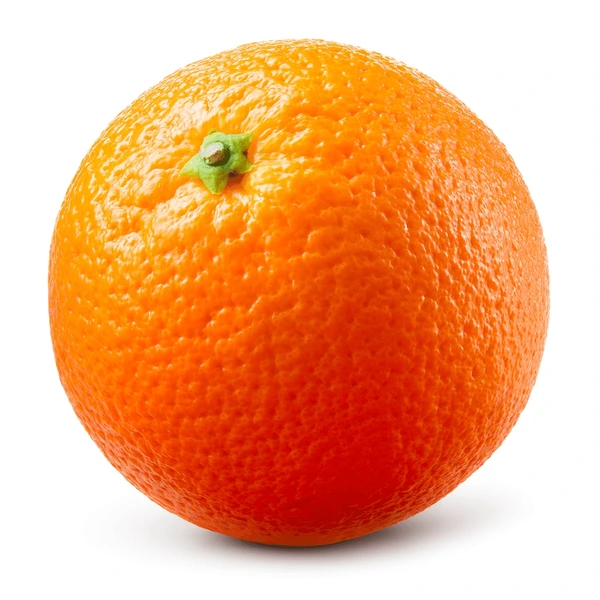
#> input picture photo.webp, 600 x 600 px
$ jupyter execute 'D1. Сжатие изображений с помощью SVD (1).ipynb'
#> lines starting #> are read from the running program, lines starting #| are printed output that depends on the picture; long printed decimals are rounded
# Задание: Сжатие изображений с помощью SVD (Singular Value Decomposition)

## 1. Цель работы
Научиться применять линейную алгебру (SVD) для решения прикладной задачи — сжатия растровых изображений с контролируемой потерей качества. Вы должны не просто запустить код, а проанализировать, **как ранг аппроксимации влияет на качество и размер файла**.

## 2. Теоретическая справка (кратко)
Любую матрицу $A $ размером $m \times n $ можно разложить на три матрицы:
$
A = U \cdot \Sigma \cdot V^T
$
Где:
- $U $ — ортогональная матрица размера $m \times m $ (левые сингулярные векторы).
- $\Sigma $ — диагональная матрица размера $m \times n $, на диагонали которой стоят сингулярные числа $\sigma_1 \ge \sigma_2 \ge ... \ge \sigma_k $.
- $V^T $ — ортогональная матрица размера $n \times n $ (правые сингулярные векторы).

**Идея сжатия:** Если оставить только первые $r $ сингулярных чисел (и соответствующие столбцы U и V), мы получим матрицу $A_r $, которая является наилучшим приближением $A $ среди всех матриц ранга $r $ (в смысле нормы Фробениуса).

## 3. Техническое задание (Пошаговый план)

### Часть А. Загрузка и подготовка данных (Базовый уровень)
1. **Выбор изображения:**
   - Загрузите любую картинку (можно стандартный `lena` или `peppers`, либо свою фотографию).
   - *Усложнение:* Картинка должна быть цветной, размером не менее 300x300 пикселей.
2. **Чтение файла:**
   - Используйте `PIL.Image.open()` или `matplotlib.image.imread()`.
3. **Преобразование в массив:**
   - Переведите картинку в формат `numpy.ndarray`.
4. **Работа с цветом (выбор стратегии):**
   - *Вариант А (простой):* Переведите изображение в градации серого (одноканальное) с помощью `.convert('L')` или формулы `Gray = 0.299*R + 0.587*G + 0.114*B`. Тогда у вас будет одна матрица $A $ размером $height \times width $.
   - *Вариант Б (продвинутый):* Оставьте 3 цветовых канала (RGB). Примените SVD отдельно к матрице **каждого** канала (Red, Green, Blue). Затем соберите их обратно.

### Часть Б. Применение SVD и восстановление
1. **Разложение:**
   - Используйте функцию `np.linalg.svd(матрица, full_matrices=False)`.
   - *Внимание:* Параметр `full_matrices=False` важен для экономии памяти, иначе матрица $U $ получится слишком большой.
2. **Сжатие (аппроксимация) для разных рангов:**
   - Восстановите изображение, используя только `r` сингулярных чисел.
   - Обязательные значения `r`: **[1, 5, 10, 30, 100, min(shape)]** (где последнее — полное восстановление без потерь).
   - Формула восстановления:
     $
     A_{approx} = U[:, :r] \cdot diag(\Sigma[:r]) \cdot V[:r, :]^T
     $
   - *Подсказка:* `np.diag(s[:r])` создаст диагональную матрицу, но для ускорения лучше использовать `(U[:, :r] * s[:r]) @ V[:r, :]`.

### Часть В. Визуализация результатов
- Создайте один большой график (subplot) размером 2x3 или 3x2.
- На каждом подграфике отобразите восстановленное изображение.
- **Подпишите** каждый подграфик строкой: `"Ранг = r, Сжатие в X раз"`.
- Оригинальное изображение выведите отдельно (или как самый последний график).

### Часть Г. Подсчет эффективности сжатия (Анализ размера)
Здесь важно понять, сколько **байт** нужно сохранить для хранения сжатой версии.
- Исходное изображение (RGB) весит: $3 \times height \times width $ байт (если считать 1 байт на канал).
- Сжатая версия хранится в виде трех матриц: $U_r $, $\Sigma_r $, $V^T_r $.
- Размер хранения:
  - $U_r $: $height \times r $ чисел.
  - $\Sigma_r $: $r $ чисел (диагональ).
  - $V^T_r $: $r \times width $ чисел.
- **Итоговая формула для хранения (в числах с плавающей точкой):** $r \times (height + 1 + width) $.
  - *Для цветной картинки:* умножьте это на 3 (по количеству каналов).
- **Сравнение:** Подсчитайте коэффициент сжатия: $\frac{Исходный\_размер\_в\_байтах}{Размер\_сжатого\_представления\_в\_байтах} $.
  - *Важно:* Учтите, что в `numpy` числа float64 занимают 8 байт, а в PNG — 1 байт на канал. Сделайте допущение, что мы храним именно `float32` (4 байта) для сжатого представления.

---

## 4. Обязательная часть: Автоматическая проверка (Self-Check)

Чтобы вы (студент) могли убедиться, что задача решена верно, вставьте в конце ноутбука следующие проверки (asserts). **Преподаватель будет смотреть на прохождение этих проверок.**

```python
# ---------- БЛОК АВТОПРОВЕРКИ (НЕ РЕДАКТИРОВАТЬ) ----------
# Предполагается, что у вас есть переменные:
# original_shape = (h, w, c) или (h, w)
# list_of_ranks = [1, 5, 10, 30, 100, ...]
# approximations = список восстановленных массивов (numpy) для каждого ранга

# 1. Проверка размерностей
for i, r in enumerate(list_of_ranks):
    assert approximations[i].shape == original_shape, f"Ошибка: размерность для ранга {r} не совпадает с исходной"

# 2. Проверка, что значения не выходят за пределы 0-255 (для RGB/серого)
for i, r in enumerate(list_of_ranks):
    arr = approximations[i]
    if arr.dtype != np.uint8:
        arr = np.clip(arr, 0, 255) # Если float, то проверяем диапазон
    assert arr.max() <= 255.1, f"Значения превышают 255 для ранга {r}"
    assert arr.min() >= -0.1, f"Значения меньше 0 для ранга {r}"

# 3. Проверка, что с ростом ранга ошибка уменьшается (метрика MSE)
from sklearn.metrics import mean_squared_error
mse_list = []
for i in range(len(approximations)):
    # Если цветная, считаем MSE по всем каналам
    mse = mean_squared_error(original_flat, approximations[i].flatten())
    mse_list.append(mse)

# Проверяем монотонность (MSE должен падать, так как мы добавляем сингулярные числа)
for i in range(1, len(mse_list)):
    assert mse_list[i] <= mse_list[i-1] + 1e-6, f"MSE не уменьшается между рангами {list_of_ranks[i-1]} и {list_of_ranks[i]}"

print("✅ Все автоматические проверки пройдены. Задание выполнено корректно!")
```

---

## 5. Критерии оценки (Для преподавателя)

*Максимум: 10 баллов.*

1. **Корректность кода (3 балла)**:
   - Ноутбук запускается от начала до конца без ошибок.
   - Все блоки автопроверки (Assertions) проходят успешно.
2. **Качество визуализации (2 балла)**:
   - Выведены все 6 графиков с подписями.
   - Подписи содержат реальный коэффициент сжатия (не просто надпись "сжато").
3. **Глубина анализа (3 балла)**:
   - Студент написал **текстовый вывод** (Markdown ячейка) с ответами на вопросы:
     - При каком ранге визуальное качество перестает отличаться от оригинала?
     - Для какого ранга достигается сжатие в 10 раз?
     - Почему для темных/светлых участков ошибка разная?
4. **Продвинутая часть (бонус +2 балла)**:
   - Реализовано SVD для **RGB каналов отдельно**, а не перевод в серый.
   - Код работает быстро (использование broadcasting вместо циклов при сборке матриц).

---

## 6. Полезные функции и библиотеки (шпаргалка)

```python
import numpy as np
import matplotlib.pyplot as plt
from PIL import Image
from sklearn.metrics import mean_squared_error

# Чтение
img = Image.open('my_pic.jpg')
img_gray = img.convert('L')  # Серый
img_array = np.array(img_gray) # или np.array(img) для RGB

# SVD
U, s, Vt = np.linalg.svd(matrix, full_matrices=False)

# Восстановление для ранга r
U_r = U[:, :r]
S_r = np.diag(s[:r])
Vt_r = Vt[:r, :]
reconstructed = U_r @ S_r @ Vt_r

# Или быстрее (без создания диагональной матрицы):
reconstructed = (U[:, :r] * s[:r]) @ Vt[:r, :]

# Визуализация
plt.imshow(reconstructed, cmap='gray') # для серого
plt.imshow(reconstructed.astype(np.uint8)) # для RGB (привести к целым)
plt.axis('off')
plt.show()
```

---

### Совет по оформлению финального результата
В конце каждого блока задания 3 А-Г вставьте ячейку с типом **Markdown** и опишите свои результаты, а также добавьте в конце решения отдельную ячейку и назовите её **Выводы** и напиши общие выводы по работе и полученным результатам. Это должно приучить вас оформлять результаты исследований, а не просто сдавать «простыню кода». Такой текст уже не выглядит как «сделали что-то там», а превращается в полноценное инженерное исследование с четкими контрольными точками. Успехов!

[cell 1]
import numpy as np
import matplotlib.pyplot as plt
from PIL import Image
from sklearn.metrics import mean_squared_error

img = Image.open("photo.webp")
#> img is the input picture: PIL image 600x600 RGB; mean R, G, B 242, 171.9, 127.5
gray_img = img.convert("L")
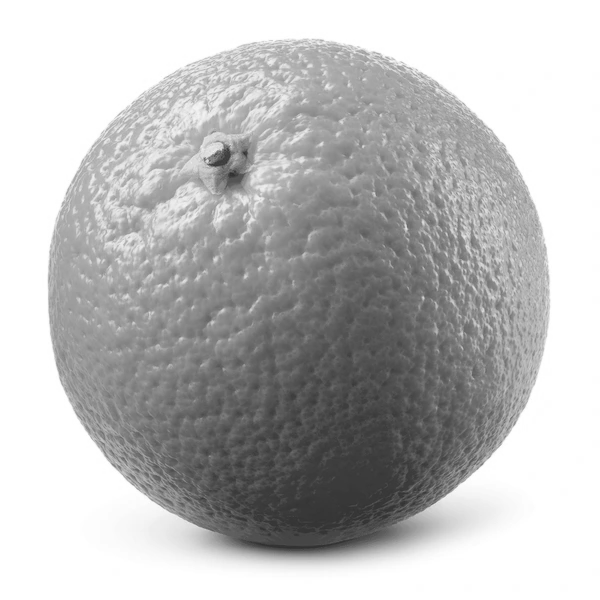
#> gray_img: PIL image 600x600 L; min 48, max 255, mean 187.8

img_array = np.array(gray_img, dtype=np.float32)

original_shape = img_array.shape
#> original_shape = (600, 600)
original_flat = img_array.flatten()

plt.imshow(img_array, cmap="gray")
plt.show()

[cell 2]
img = Image.open('photo.webp')
gray_img = img.convert('L')
img_array = np.array(gray_img, dtype = np.float32)

U, S, Vt = np.linalg.svd(img_array, full_matrices=False)
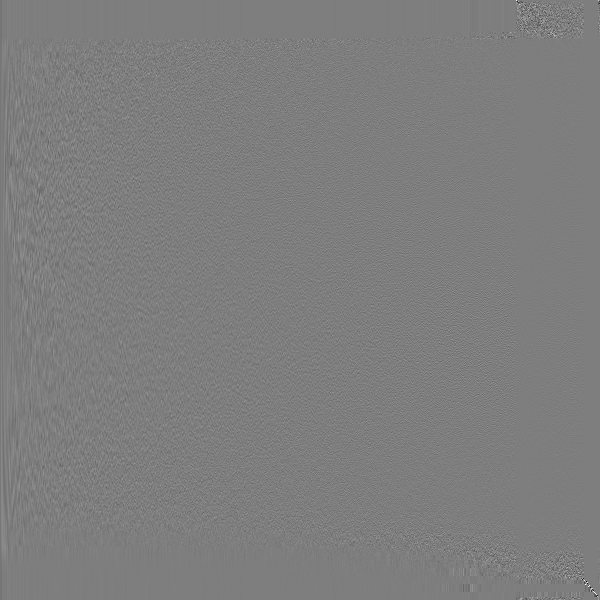
#> U: shape (600, 600) float32; min -0.886, max 0.903, mean -6.12e-05; drawn with min black and max white
#> S = 600 values, max 117237.1 at index 0, min 7.47e-12 at index 599, mean 416.6

[cell 3]
U, s, Vt = np.linalg.svd(img_array, full_matrices=False)
#> s has the same summary as S

h, w = img_array.shape
#> h = 600; w = 600

list_of_ranks = [1, 5, 10, 30, 100, min(h, w)]
#> list_of_ranks = [1, 5, 10, 30, 100, 600]

print(list_of_ranks)
#| [1, 5, 10, 30, 100, 600]

[cell 4]
approximations = []

for r in list_of_ranks:
    img_approx = (U[:, :r] * s[:r]) @ Vt[:r, :]
    approximations.append(img_approx)
#> this loop made 6 passes
#> pass 1, `img_approx = (U[:, :r] * s[:r]) @ Vt[:r, :]`:
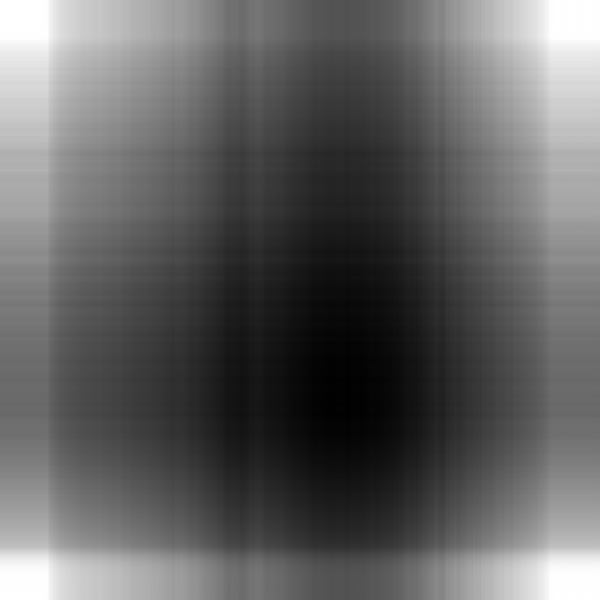
#> img_approx: shape (600, 600) float32; min 105, max 321.4, mean 188.7; drawn with min black and max white
#> pass 2, `img_approx = (U[:, :r] * s[:r]) @ Vt[:r, :]`:
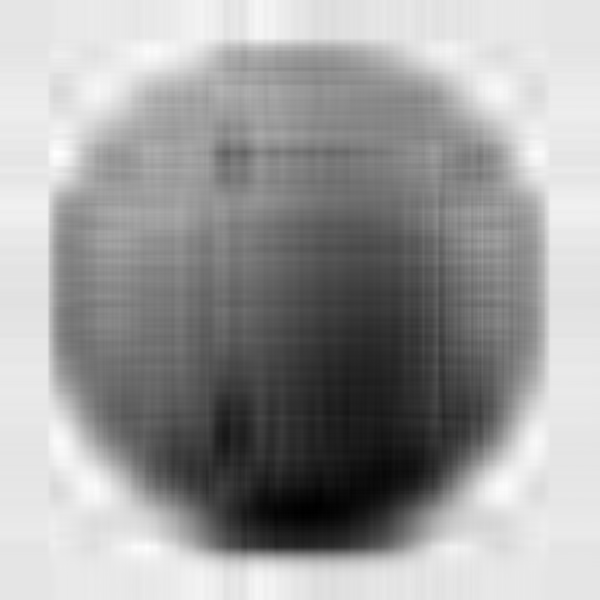
#> img_approx: shape (600, 600) float32; min 41.44, max 276.8, mean 187.8; drawn with min black and max white
#> pass 3, `img_approx = (U[:, :r] * s[:r]) @ Vt[:r, :]`:
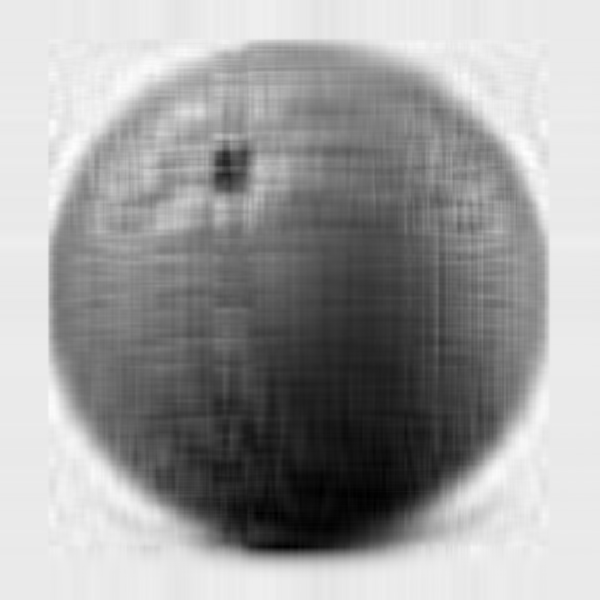
#> img_approx: shape (600, 600) float32; min 48.03, max 273.2, mean 187.8; drawn with min black and max white
#> after the loop, approximations = 6 items

[cell 5]
original_size = h * w
#> original_size = 360000

[cell 6]
def get_compression(r):
    compressed_size = r * (h + 1 + w) * 4
    compression = original_size / compressed_size
    return compression

[cell 7]
fig, axes = plt.subplots(2, 3, figsize=(15, 10))

axes = axes.flatten()

for i, r in enumerate(list_of_ranks):
    compression = get_compression(r)

    axes[i].imshow(approximations[i], cmap="gray")

plt.tight_layout()
plt.show()
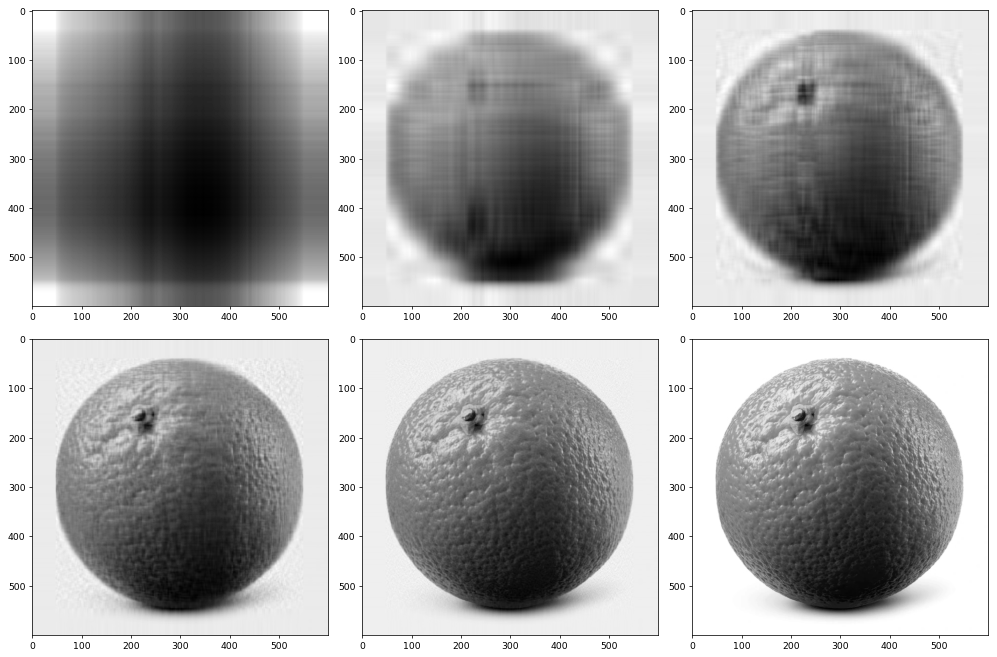
#> figure drawn by matplotlib, 6 panels

[cell 8]
plt.figure(figsize=(6, 6))
plt.imshow(img_array, cmap="gray")
plt.show()

[cell 9]
for i, r in enumerate(list_of_ranks):

    compressed_size = r * (h + 1 + w) * 4
    compression = original_size / compressed_size

    mse = mean_squared_error(
        original_flat,
        approximations[i].flatten()
    )

    print(r)
    print(compression)
    print(mse)
#> this loop made 6 passes
#> mse on passes 1 to 6: 1469, 200, 116.5, 55, 12.96, 5.61e-09
#| 1468.983
#| 200.045
#| 116.477
#| 55.001
#| 12.963
#| 5.607697417531199e-09

[cell 10]
# ---------- БЛОК АВТОПРОВЕРКИ (НЕ РЕДАКТИРОВАТЬ) ----------

# 1. Проверка размерностей
for i, r in enumerate(list_of_ranks):
    assert approximations[i].shape == original_shape, \
        f"Ошибка: размерность для ранга {r} не совпадает с исходной"

# 2. Проверка диапазона
for i, r in enumerate(list_of_ranks):
    arr = approximations[i]

    if arr.dtype != np.uint8:
        arr = np.clip(arr, 0, 255)

    assert arr.max() <= 255.1, \
        f"Значения превышают 255 для ранга {r}"

    assert arr.min() >= -0.1, \
        f"Значения меньше 0 для ранга {r}"
#> this loop made 6 passes
#> pass 1, `arr = np.clip(arr, 0, 255)`:
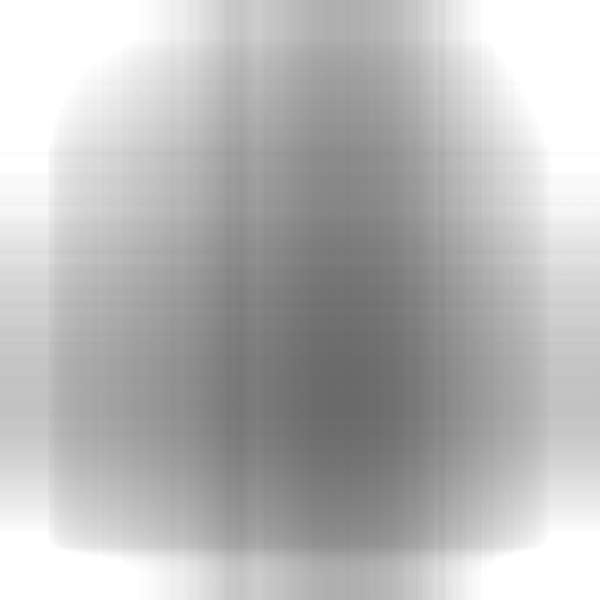
#> arr: shape (600, 600) float32; min 105, max 255, mean 185.1
#> pass 2, `arr = np.clip(arr, 0, 255)`:
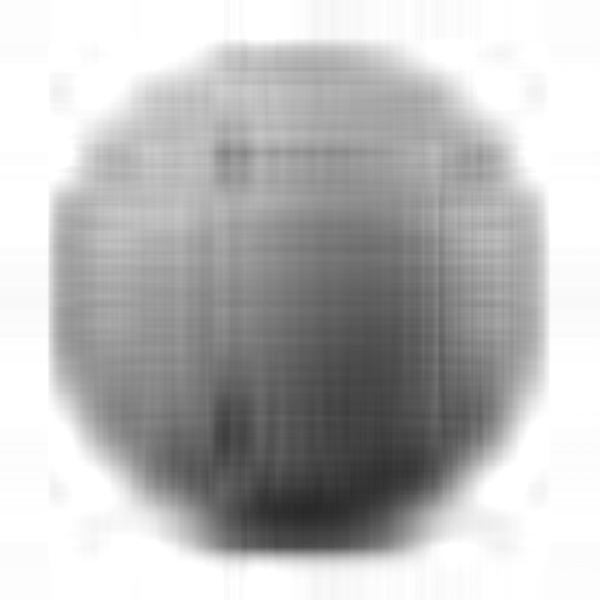
#> arr: shape (600, 600) float32; min 41.44, max 255, mean 187.1
#> pass 3, `arr = np.clip(arr, 0, 255)`:
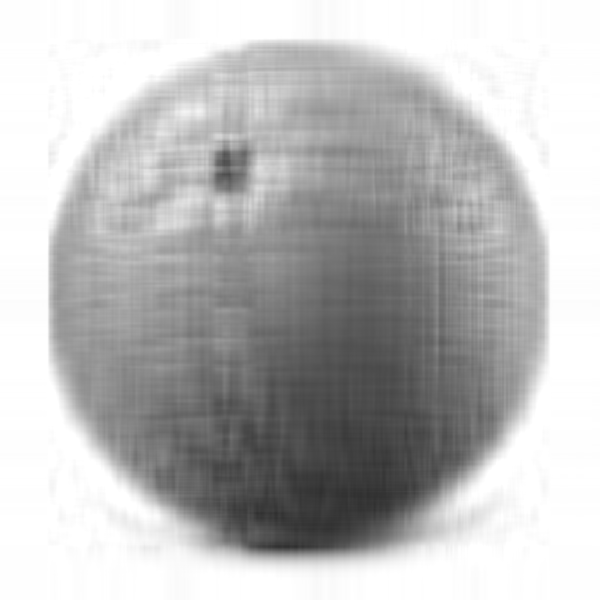
#> arr: shape (600, 600) float32; min 48.03, max 255, mean 187.5

# 3. Проверка MSE
mse_list = []

for i in range(len(approximations)):
    mse = mean_squared_error(
        original_flat,
        approximations[i].flatten()
    )

    mse_list.append(mse)
#> after the loop, mse_list = [1469, 200, 116.5, 55, 12.96, 5.61e-09]

for i in range(1, len(mse_list)):
    assert mse_list[i] <= mse_list[i-1] + 1e-6, \
        f"MSE не уменьшается между рангами {list_of_ranks[i-1]} и {list_of_ranks[i]}"
#> this loop made 5 passes

print("✅ Все автоматические проверки пройдены. Задание выполнено корректно!")
